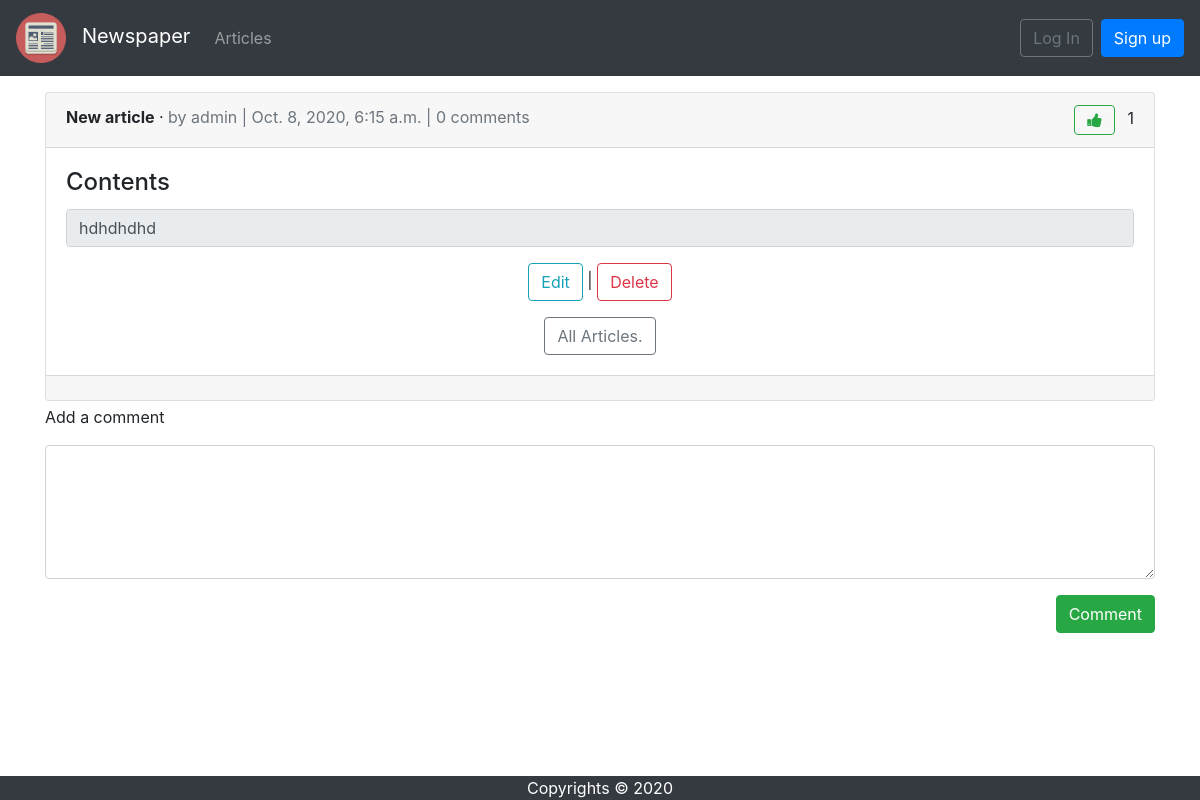
Page /articles/2/ on the committed database.
### articles/models.py (models this page shows, shortened)
class Article(models.Model):
    title = models.CharField(max_length=255)
    body = models.TextField()
    date = models.DateTimeField(auto_now_add=True)
    author = models.ForeignKey(
        to=get_user_model(),
        on_delete=models.CASCADE
    )
    likes = models.ManyToManyField(
        to=get_user_model(),
        related_name='liked_articles',
        blank=True,
        null=True,
    )
    def get_display_rows_count(self) -> int:
        return min(MAX_ROWS_FOR_ARTICLE, len(self.body.split('\n')))
    def is_liked_by(self, user: CustomUser) -> bool:
        return self.likes.all().filter(pk=user.pk).exists()

### users/models.py (models this page shows)
class CustomUser(AbstractUser):
    age = models.PositiveIntegerField(null=True, blank=True)

### articles/views.py (the view)
# urls.py: path('<int:pk>/', ArticleDetailView.as_view(), name='article_detail'),
class ArticleDetailView(DetailView):
    model = Article
    context_object_name = 'article'
    template_name = 'article_detail.html'
    def get_context_data(self, **kwargs):
        context = super().get_context_data(**kwargs)
        context['user_liked_article'] = self.get_object().is_liked_by(user=self.request.user)
        return context

### templates/article_detail.html (shortened to what this page needs)
{% extends 'base.html' %}
{% block content %}
    <div class="card mt-3">
        <div class="card-header">
            <span class="font-weight-bold">{{ article.title }}</span> &middot;
            <span class="text-muted"> by {{ article.author }} |
                {{ article.date }} |
                    {{ article.comments.count }} comments
            </span>
            <span class="float-right">
                <form action="{% url 'vote' article.id %}" method="post">
                    {% if user_liked_article %}
                        <input hidden name="vote" value="down" />
                        <button class="fa fa fa-thumbs-down ml-auto btn btn-outline-danger" type="submit"></button>
                    {% else %}
                        <button class="fa fa fa-thumbs-up ml-auto btn btn-outline-success" type="submit"></button>
                    {% endif %}
                    <span class="ml-2" id="votes">{{ article.likes.count }}</span>
                </form>
            </span>
        </div>
        <div class="card-body">
            <h4 class="card-title">Contents</h4>
            <textarea readonly rows="{{ article.get_display_rows_count }}" class="form-control card-text mb-3"
                      style="resize: none;">{{ article.body }}</textarea>
            <div class="text-center">
                <p><a class="btn btn-outline-info" href="{% url 'article_edit' article.pk %}">Edit</a> |
                    <a class="btn btn-outline-danger" href="{% url 'article_delete' article.pk %}">Delete</a></p>
                <a class="btn btn-outline-secondary" href="{% url 'article_list' %}">All Articles.</a>
            </div>
        </div>
        <div class="card-footer text-muted">
        </div>
    </div>
    <form action="{% url 'comment_create' %}" method="post">
        <div class="form-group">
            <p class="form-text">Add a comment</p>
            <textarea class="form-control" name="comment" rows="5"></textarea>
            <div class="text-right">
                <button type="submit" class="btn btn-success mb-3 mt-3 ml-auto">Comment</button>
            </div>
        </div>
    </form>
{% endblock content %}

### rows in the picture
Article: title "New article", author "admin", date "Oct. 8, 2020, 6:15 a.m.", comments.count "0", likes.count "1", get_display_rows_count "hdhdhdhd"
